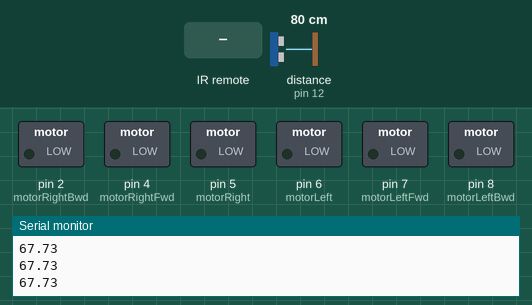
The sketch below on a simulated Arduino Uno, built with avr-gcc and run on an emulated ATmega328P. On the bench: switched loads named in the sketch (green lamp = pin HIGH), the last lines printed to the serial monitor. Wiring (inferred from the names in the program): ultrasonic range finder: trigger pin 13; echo pin 12. Inputs (shaded band) come from the test bench; at power-on: distance to the obstacle (sensor on pin 12) 80 cm. The echo pulse lasts 58.3 µs per cm; pins used as bus, display or sensor lines are not drawn.

Above: at 1.2 s.
1.3 s: infrared code 0x00FF18E7 received
At 2.6 s:
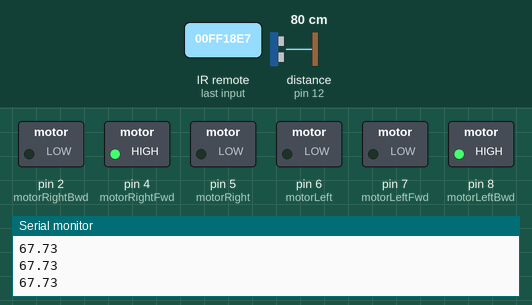
3.1 s: infrared code 0x00FF9867 received
At 4.3 s:
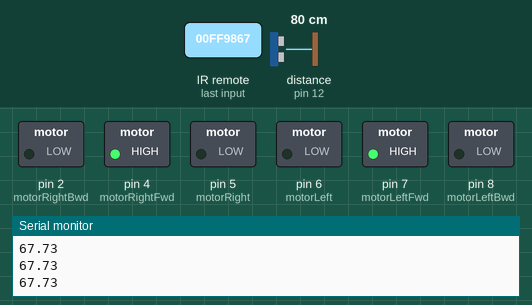
4.9 s: infrared code 0x00FF38C7 received
At 6.4 s:
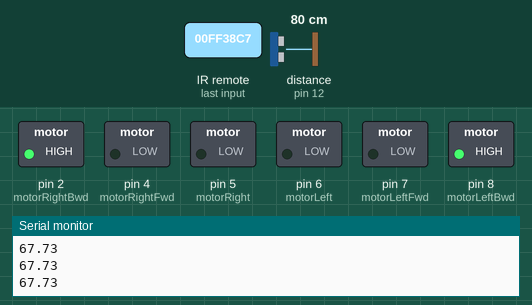
6.7 s: infrared code 0x00FF30CF received
At 6.79 s:
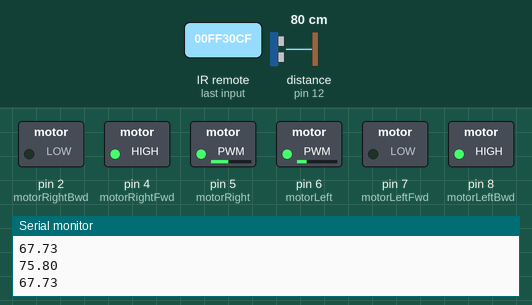
8.3 s: infrared code 0x00FF7A85 received
At 9.4 s:
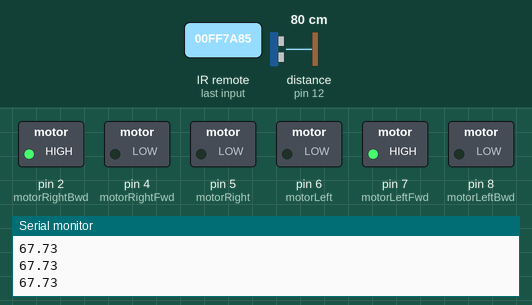
Timing chart, 0 to 11.0 s (numbered marks = the images above; inputs shaded):
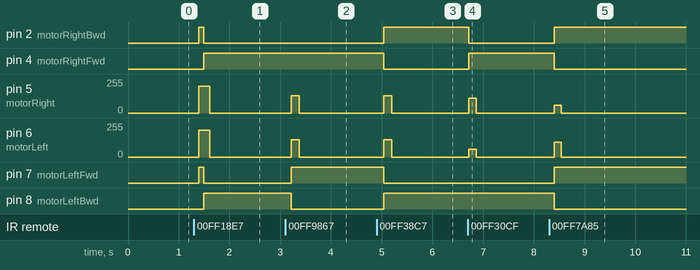

Measured:
- after the input at 1.3 s, pin 2 (motorRightBwd), pin 7 (motorLeftFwd): LOW → HIGH after 0.09 s, → LOW 0.10 s later; pin 4 (motorRightFwd), pin 8 (motorLeftBwd): LOW → HIGH after 0.19 s; pin 5 (motorRight), pin 6 (motorLeft): 0/255 → 200/255 after 0.09 s, → 0/255 0.22 s later
- after the input at 3.1 s, pin 5 (motorRight), pin 6 (motorLeft): 0/255 → 130/255 after 0.12 s, → 0/255 0.15 s later; pin 7 (motorLeftFwd): LOW → HIGH after 0.12 s; pin 8 (motorLeftBwd): HIGH → LOW after 0.12 s
- after the input at 4.9 s, pin 2 (motorRightBwd), pin 8 (motorLeftBwd): LOW → HIGH after 0.14 s; pin 4 (motorRightFwd), pin 7 (motorLeftFwd): HIGH → LOW after 0.14 s; pin 5 (motorRight), pin 6 (motorLeft): 0/255 → 130/255 after 0.14 s, → 0/255 0.16 s later
- after the input at 6.7 s, pin 2 (motorRightBwd): HIGH → LOW at once; pin 4 (motorRightFwd): LOW → HIGH at once; pin 5 (motorRight): 0/255 → 110/255 at once, → 0/255 0.14 s later; pin 6 (motorLeft): 0/255 → 60/255 at once, → 0/255 0.14 s later
- after the input at 8.3 s, pin 2 (motorRightBwd), pin 7 (motorLeftFwd): LOW → HIGH after 0.10 s; pin 4 (motorRightFwd), pin 8 (motorLeftBwd): HIGH → LOW after 0.10 s; pin 5 (motorRight): 0/255 → 60/255 after 0.10 s, → 0/255 0.14 s later; pin 6 (motorLeft): 0/255 → 110/255 after 0.10 s, → 0/255 0.14 s later

The sketch:

Lab3-ES.ino
```cpp
#include <Arduino_FreeRTOS.h>
#include <IRremote.h>

#define POWER 0x00FF629D
#define A 0x00FF22DD
#define B 0x00FF02FD
#define C 0x00FFC23D
#define UP 0x00FF9867
#define DOWN 0x00FF38C7
#define LEFT 0x00FF30CF
#define RIGHT 0x00FF7A85
#define SELECT 0x00FF18E7

// Motor settings
int speed = 130;
volatile int drive = 0;

// Right Motor
int motorRight = 5;
int motorRightFwd = 4;
int motorRightBwd = 2;

// Left Motor
int motorLeft = 6;
int motorLeftFwd = 7;
int motorLeftBwd = 8;

// Distance Sensor
int sensorTrig = 13;
int sensorEcho = 12;
unsigned int sensorDelay = 10;
int sensorFlag = 0;

// IR Remote
int irPin = 10;
IRrecv irReceiver(irPin);
decode_results irResults;

// General delay variables
int taskDelay = 50;

void driveTask(void *param)
{
  for (;;)
  {

    switch (drive)
    {
    case 0:
      analogWrite(motorRight, 0);
      analogWrite(motorLeft, 0);
      break;
    case POWER: // POWER
      if (speed > 0)
      {
        speed = 0;
        analogWrite(motorRight, speed);
        analogWrite(motorLeft, speed);
      }
      else
      {
        speed = 150;
      }
      break;
    case A: // A
      // Serial.println("33.33% power!");
      speed = 130;
      break;
    case B: // B
      // Serial.println("66.66% power!!");
      speed = 170;
      break;
    case C: // C
      // Serial.println("100% poweeer!!!!!");
      speed = 255;
      break;
    case UP: // UP
      if (!sensorFlag)
      {
        Serial.println("UP");
        analogWrite(motorRight, speed);
        digitalWrite(motorRightFwd, HIGH);
        digitalWrite(motorRightBwd, LOW);

        analogWrite(motorLeft, speed);
        digitalWrite(motorLeftFwd, HIGH);
        digitalWrite(motorLeftBwd, LOW);
        break;
      }
      else
      {
        Serial.println("DONT GO FORWARD MAN1");
        digitalWrite(motorRightFwd, LOW);
        digitalWrite(motorLeftFwd, LOW);
        break;
      }

    case DOWN:
      Serial.println("DOWN");
      analogWrite(motorRight, speed);
      digitalWrite(motorRightFwd, LOW);
      digitalWrite(motorRightBwd, HIGH);

      analogWrite(motorLeft, speed);
      digitalWrite(motorLeftFwd, LOW);
      digitalWrite(motorLeftBwd, HIGH);
      break;
    case LEFT:
      // Serial.println("LEFT");
      analogWrite(motorRight, speed - 20);
      digitalWrite(motorRightFwd, HIGH);
      digitalWrite(motorRightBwd, LOW);

      analogWrite(motorLeft, speed - 70);
      digitalWrite(motorLeftFwd, LOW);
      digitalWrite(motorLeftBwd, HIGH);
      break;
    case RIGHT:
      // Serial.println("RIGHT");
      analogWrite(motorRight, speed - 70);
      digitalWrite(motorRightFwd, LOW);
      digitalWrite(motorRightBwd, HIGH);

      analogWrite(motorLeft, speed - 20);
      digitalWrite(motorLeftFwd, HIGH);
      digitalWrite(motorLeftBwd, LOW);
      break;
    case SELECT:
      // Serial.println("SELECT");
      // Do something cool, then use "delay()" to busy wait while the cool stuff is happening
      //
      analogWrite(motorRight, 200);
      digitalWrite(motorRightFwd, LOW);
      digitalWrite(motorRightBwd, HIGH);
      analogWrite(motorLeft, 200);
      digitalWrite(motorLeftFwd, HIGH);
      digitalWrite(motorLeftBwd, LOW);
      delay(100);
      analogWrite(motorRight, 200);
      digitalWrite(motorRightFwd, HIGH);
      digitalWrite(motorRightBwd, LOW);
      analogWrite(motorLeft, 200);
      digitalWrite(motorLeftFwd, LOW);
      digitalWrite(motorLeftBwd, HIGH);
      delay(100);
    }
    vTaskDelay(pdMS_TO_TICKS(20));
  }
}

void sensorTask(void *param)
{
  int echoRead;
  float distanceToObject;
  for (;;)
  {
    // Send pulse to sensorTrig pin
    digitalWrite(sensorTrig, HIGH);
    delayMicroseconds(sensorDelay);
    digitalWrite(sensorTrig, LOW);

    echoRead = pulseIn(sensorEcho, HIGH);
    distanceToObject = (echoRead / 34.3) / 2;
    Serial.println(distanceToObject);
    switch (speed)
    {
    case 130:
      if (distanceToObject < 20)
      {
        sensorFlag = 1;
        // Serial.println("130 speed -> dTO < 20!");
      }
      else
      {
        sensorFlag = 0;
      }
      break;
    case 170:
      if (distanceToObject < 25)
      {
        sensorFlag = 1;
        Serial.println("170 speed -> dTO < 25!");
      }
      else
      {
        sensorFlag = 0;
      }
      break;
    case 255:
      if (distanceToObject < 35)
      {
        sensorFlag = 1;
        Serial.println("255 speed -> dTO < 35!");
      }
      else
      {
        sensorFlag = 0;
      }
      break;
    }
    vTaskDelay(pdMS_TO_TICKS(taskDelay));
  }
}

void irTask(void *param)
{
  for (;;)
  {
    if (irReceiver.decode(&irResults) == 1)
    {
      if (irResults.value == 0XFFFFFFFF)
      {
        // Do nothing just continue
      }
      else
      {
        drive = irResults.value;
      }
      irReceiver.resume();
    }
    else
    {
      drive = 0;
    }
    vTaskDelay(pdMS_TO_TICKS(150));
  }
}

// void ISR1(void) {
//   analogWrite(motorRight, 0);
//   digitalWrite(motorRightFwd, LOW);
//   digitalWrite(motorRightBwd, LOW);

//   analogWrite(motorLeft, 0);
//   digitalWrite(motorLeftFwd, LOW);
//   digitalWrite(motorLeftBwd, LOW);
// }

void setup()
{
  Serial.begin(9600);

  // Distance sensor interrupt
  // attachInterrupt(digitalPinToInterrupt(intrPin), ISR1, RISING);

  // Motors
  pinMode(motorRight, OUTPUT);
  pinMode(motorRightFwd, OUTPUT);
  pinMode(motorRightBwd, OUTPUT);
  pinMode(motorLeft, OUTPUT);
  pinMode(motorLeftFwd, OUTPUT);
  pinMode(motorLeftBwd, OUTPUT);

  // Sensor
  pinMode(sensorTrig, OUTPUT);
  pinMode(sensorEcho, INPUT);

  // IR Receiver
  pinMode(irPin, INPUT);
  irReceiver.enableIRIn();

  xTaskCreate(sensorTask, (const portCHAR *)"sensorTask", 128, NULL, 2, NULL);
  xTaskCreate(irTask, (const portCHAR *)"irTask", 128, NULL, 0, NULL);
  xTaskCreate(driveTask, (const portCHAR *)"driveTask", 128, NULL, 1, NULL);
}

void loop()
{
}
```
